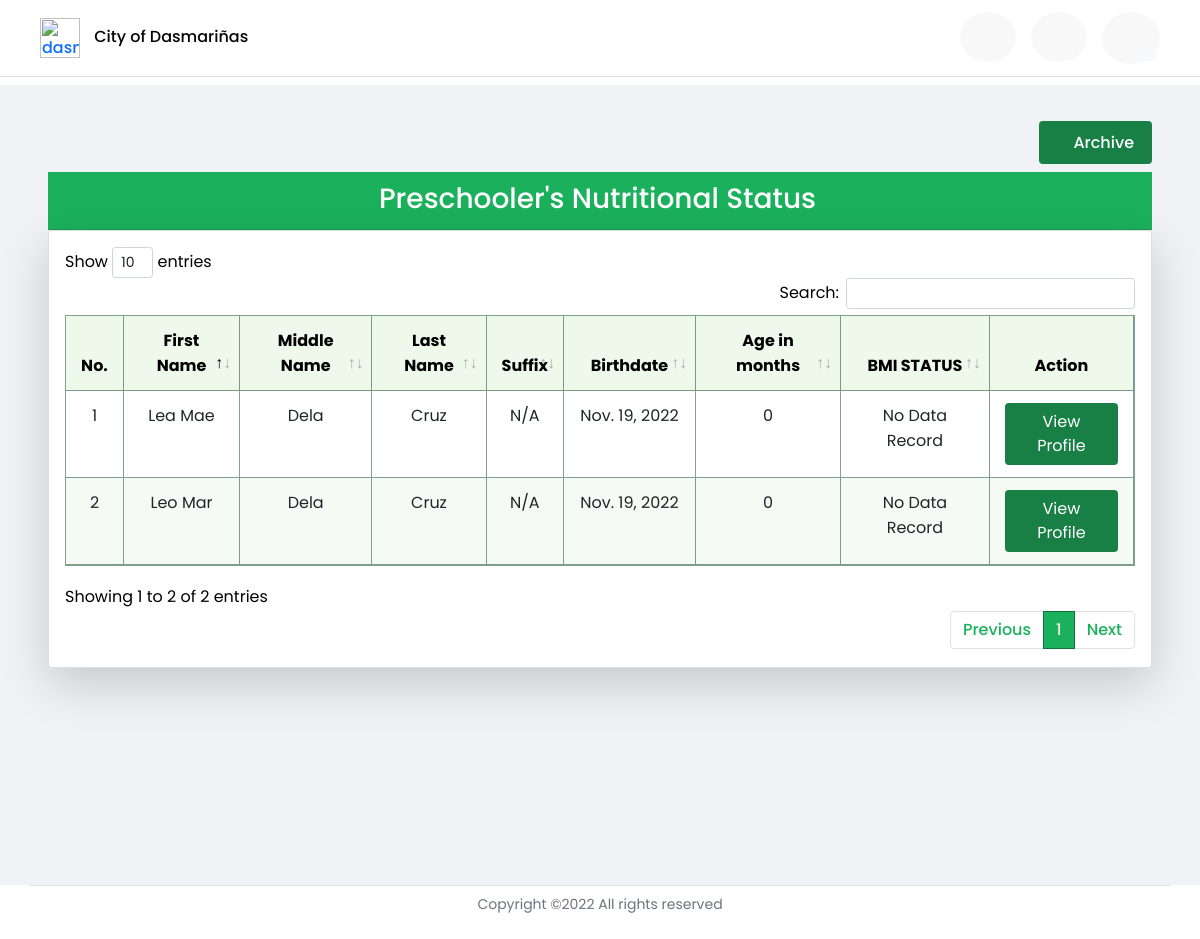
/preschooler_dashboard (signed in), run on an earlier commit of the app's database.
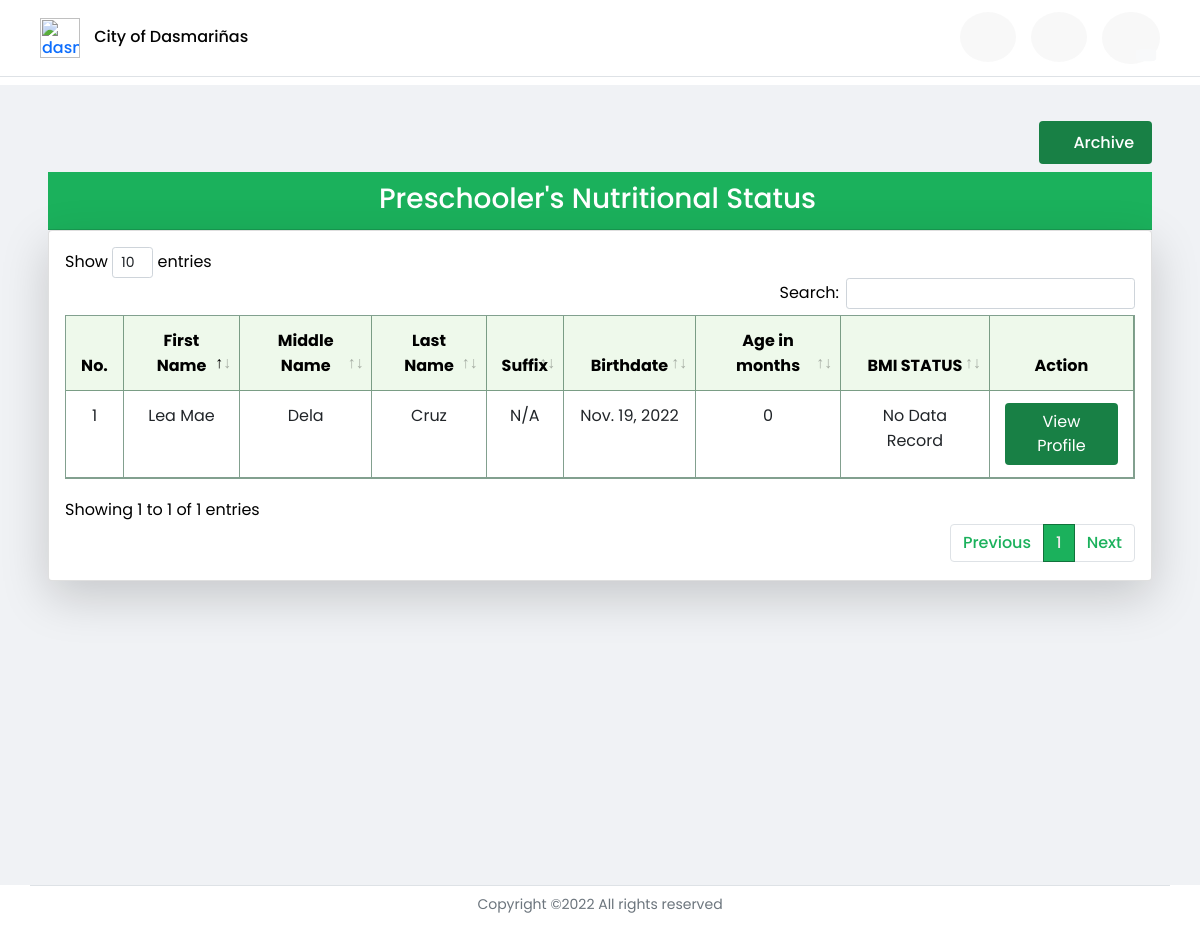
And on a later commit of the database.
### profilingApp/models.py (models this page shows, shortened)
class Preschooler(Model):
    GENDER = [('Male', 'Male'),
              ('Female', 'Female'),]
    parent = models.ForeignKey(Parent, on_delete=CASCADE)
    first_name = models.CharField(max_length=100)
    last_name = models.CharField(max_length=100)
    middle_name = models.CharField(max_length=100)
    suffix_name = models.CharField(max_length=100, null=True, blank=True)
    birthday = models.DateField(null=True, blank=True)
    height = models.FloatField(null=True, validators=[MinValueValidator(45.0), MaxValueValidator(120.0)])
    weight = models.FloatField(null=True, validators=[MinValueValidator(1.0), MaxValueValidator(28.0)])
    gender = models.CharField(max_length=100, choices=GENDER, null=True)
    date_measured = models.DateField(null=True, blank=True)
    health_problem = models.CharField(max_length=500, null=True, blank=True)
    history= HistoricalRecords()
    objects = models.Manager()
    lt_60_objects = PreschoolerManagerLess()
    gte_60_objects = PreschoolerManagerGreater()
    def age_months(self):
        today = date.today()
        date_diff = today - self.birthday
        in_days = date_diff.days
        return int((in_days) / (365 / 12))
    def bmifa(self):
        calculator = Calculator(adjust_height_data=False, adjust_weight_scores=False,
                       include_cdc=False, logger_name='pygrowup',
                       log_level='INFO')
        try:
            today = date.today()
            date_diff = today - self.birthday
            in_days = date_diff.days
            age_months = int((in_days) / (365 / 12))
            bmi = float(self.weight / ((self.height / 100) ** 2))
            return float(calculator.bmifa(bmi, age_months, helpers.get_good_sex(str(self.gender)), self.height))
        except:
            pass

### profilingApp/views.py (the view)
# urls.py: path('preschooler_dashboard', views.preschooler_dashboard, name='preschooler_dashboard'),
def preschooler_dashboard(request):
    if request.user.is_authenticated and request.user.user_type == 'BHW':
        bhw_logged = BarangayHealthWorker.objects.get(user_id=request.user.id)
        parents = Parent.objects.filter(barangay=bhw_logged.bhw_barangay)
        preschooler = Preschooler.lt_60_objects.filter(parent__in=(parents))
        preschooler_60months = Preschooler.gte_60_objects.filter(parent__in=(parents))
        context = {'preschoolers': preschooler,
                   'archive_preschoolers' : preschooler_60months}
        return render(request, 'activities/BHW Preschooler Dashboard.html', context)
    elif request.user.is_authenticated and request.user.user_type == 'Admin':
        return redirect('admin_home')
    elif request.user.is_authenticated and request.user.user_type == 'P/G':
        return redirect('parent_home')

### profilingApp/models.py (called while the page is built)
    def get_queryset(self):
        greater_than_60_mon = datetime.today() - relativedelta(months=60)
        return super().get_queryset().filter(birthday__gt=greater_than_60_mon)

    def get_queryset(self):
        less_than_60_mon = datetime.today() - relativedelta(months=60)
        return super().get_queryset().filter(birthday__lte=less_than_60_mon)

### profilingApp/templates/activities/BHW Preschooler Dashboard.html (shortened to what the changed rows need)
{% extends 'activities/BHW Home.html' %}
{% load static %}
{% block dashboard %}
<div id="grid" class="container-fluid" style="margin-top:85px;">
<div class="container text-black">
    <div class="row">
        <div class="col">
            <div class="card shadow-lg p-3 bg-white rounded">
                <div class="table-responsive">
                    <table class="table table-hover table-cell-border" id="preschooler_bmi" >
                        <thead>
                            <tr style="text-align: center;">
                                <th scope="col">No.</th>
                                <th scope="col">First Name</th>
                                <th scope="col">Middle Name</th>
                                <th scope="col">Last Name</th>
                                <th scope="col">Suffix</th>
                                <th scope="col">Birthdate</th>
                                <th scope="col">Age in months</th>
                                <th scope="col">BMI STATUS</th>
                                <th scope="col" class="nosort text-center">Action</th>
                            </tr>
                        </thead>
                        <tbody>
                            {% for preschooler in preschoolers %}
                            <tr style="text-align: center;">
                                <td></td>
                                <td>{{ preschooler.first_name }}</td>
                                <td>{{ preschooler.middle_name }}</td>
                                <td>{{ preschooler.last_name }}</td>
                                {% if preschooler.suffix_name is None %}
                                    <td>N/A</td>
                                {% elif preschooler.suffix_name == '' %}
                                    <td>N/A</td>
                                {% else %}
                                    <td>{{ preschooler.suffix_name }}</td>
                                {% endif %}
                                <td>{{ preschooler.birthday }}</td>
                                <td>{{ preschooler.age_months }}</td>
                                {% if preschooler.bmifa is None %}
                                    <td> No Data Record </td>
                                {% elif preschooler.bmifa > 2.0 %}
                                    <td style="color: rgb(0, 0, 0); background-color: #f67f72; font-weight: 500;"> Overweight/Obese ({{ preschooler.bmifa }})</td>
                                {% elif preschooler.bmifa >= -2.0 and preschooler.bmifa <= 2.0 %}
                                    <td style="color: rgb(0, 165, 79);"> Normal ({{ preschooler.bmifa}})</td>
                                {% elif preschooler.bmifa >= -3.0 and preschooler.bmifa <= -2.0 %}
                                    <td style="color: rgb(255, 241, 2);"> Wasted ({{ preschooler.bmifa }})</td>
                                {% else %}
                                    <td style="color: rgb(238, 29, 35);"> Severely Wasted ({{preschooler.bmifa }})</td>
                                {% endif %}
                                <td style="text-align: center;">
                                    <div>
                                        <a href="{% url 'preschooler_profile' preschooler.id %}"><button type="button" style="background-color: #188045; color: white;" class="btn">View Profile</button></a>
                                    </div>
                                </td>
                            </tr>
                            {% endfor %}
                        </tbody>
                    </table>
                </div>
            </div>
        </div>
    </div>
</div>
</div>
{% endblock %}

What changed in the data, as far as the page shows it:
no longer on this page (row edited): Preschooler: first_name "Leo Mar", middle_name "Dela", last_name "Cruz", suffix_name "N/A", birthday "Nov. 19, 2022", age_months "0", weight "No Data Record"
Also different on the page:
text written by a page script: "Show entries Search: Showing 1 to 2 of 2 entries Previous 1 Next" → "Show entries Search: Showing 1 to 1 of 1 entries Previous 1 Next"
